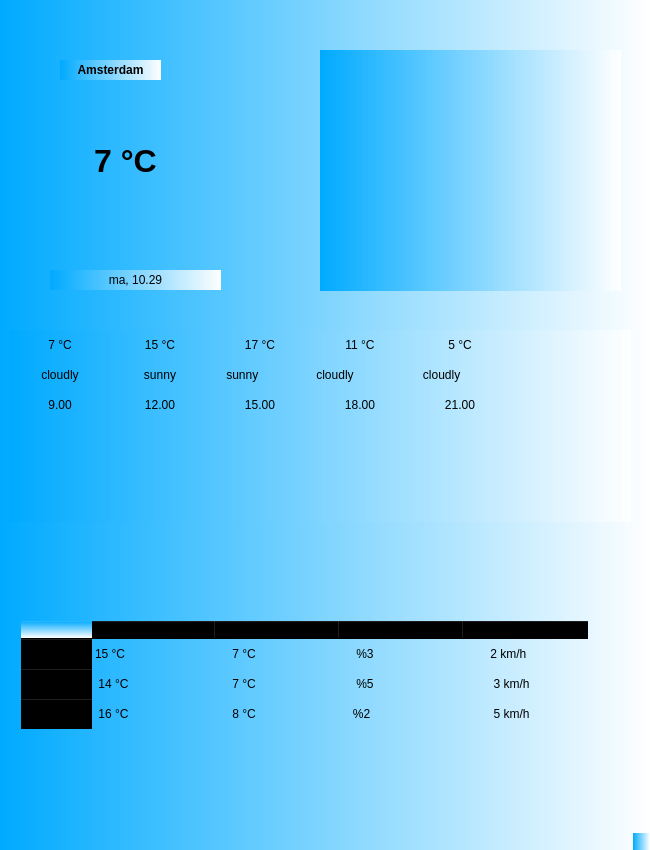
<?xml version="1.0" encoding="UTF-8"?>
<ui version="4.0">
 <class>MainWindow</class>
 <widget class="QMainWindow" name="MainWindow">
  <property name="geometry">
   <rect>
    <x>0</x>
    <y>0</y>
    <width>650</width>
    <height>850</height>
   </rect>
  </property>
  <property name="maximumSize">
   <size>
    <width>650</width>
    <height>850</height>
   </size>
  </property>
  <property name="windowTitle">
   <string>MainWindow</string>
  </property>
  <property name="styleSheet">
   <string notr="true">background-color:qlineargradient(spread:pad, x1:0, y1:0, x2:1, y2:0, stop:0 rgba(0, 170, 255, 255), stop:1 rgba(255, 255, 255, 255));</string>
  </property>
  <widget class="QWidget" name="centralwidget">
   <widget class="QTableWidget" name="tableWidget">
    <property name="geometry">
     <rect>
      <x>10</x>
      <y>330</y>
      <width>621</width>
      <height>192</height>
     </rect>
    </property>
    <property name="styleSheet">
     <string notr="true">border: 0px;</string>
    </property>
    <property name="horizontalScrollBarPolicy">
     <enum>Qt::ScrollBarAlwaysOff</enum>
    </property>
    <property name="sizeAdjustPolicy">
     <enum>QAbstractScrollArea::AdjustToContentsOnFirstShow</enum>
    </property>
    <property name="showGrid">
     <bool>false</bool>
    </property>
    <property name="rowCount">
     <number>3</number>
    </property>
    <property name="columnCount">
     <number>5</number>
    </property>
    <attribute name="horizontalHeaderVisible">
     <bool>false</bool>
    </attribute>
    <attribute name="horizontalHeaderHighlightSections">
     <bool>false</bool>
    </attribute>
    <attribute name="verticalHeaderVisible">
     <bool>false</bool>
    </attribute>
    <attribute name="verticalHeaderHighlightSections">
     <bool>false</bool>
    </attribute>
    <row/>
    <row/>
    <row/>
    <column/>
    <column/>
    <column/>
    <column/>
    <column/>
    <item row="0" column="0">
     <property name="text">
      <string>7 °C</string>
     </property>
     <property name="textAlignment">
      <set>AlignCenter</set>
     </property>
    </item>
    <item row="0" column="1">
     <property name="text">
      <string>15 °C</string>
     </property>
     <property name="textAlignment">
      <set>AlignCenter</set>
     </property>
    </item>
    <item row="0" column="2">
     <property name="text">
      <string>17 °C</string>
     </property>
     <property name="textAlignment">
      <set>AlignCenter</set>
     </property>
    </item>
    <item row="0" column="3">
     <property name="text">
      <string>11 °C</string>
     </property>
     <property name="textAlignment">
      <set>AlignCenter</set>
     </property>
    </item>
    <item row="0" column="4">
     <property name="text">
      <string>5 °C</string>
     </property>
     <property name="textAlignment">
      <set>AlignCenter</set>
     </property>
    </item>
    <item row="1" column="0">
     <property name="text">
      <string>cloudly</string>
     </property>
     <property name="textAlignment">
      <set>AlignCenter</set>
     </property>
     <property name="icon">
      <iconset>
       <normaloff>../../Downloads/pngwing.com.png</normaloff>../../Downloads/pngwing.com.png</iconset>
     </property>
    </item>
    <item row="1" column="1">
     <property name="text">
      <string>sunny</string>
     </property>
     <property name="textAlignment">
      <set>AlignCenter</set>
     </property>
     <property name="icon">
      <iconset>
       <normalon>../../Downloads/kisspng-download-cartoon-font-natural-yellow-sun-weather-5a8cd084555fc9.2840460115191778603497.png</normalon>
      </iconset>
     </property>
    </item>
    <item row="1" column="2">
     <property name="text">
      <string>    sunny</string>
     </property>
     <property name="icon">
      <iconset>
       <normalon>../../Downloads/kisspng-download-cartoon-font-natural-yellow-sun-weather-5a8cd084555fc9.2840460115191778603497.png</normalon>
      </iconset>
     </property>
    </item>
    <item row="1" column="3">
     <property name="text">
      <string> cloudly</string>
     </property>
     <property name="icon">
      <iconset>
       <normalon>../../Downloads/pngwing.com.png</normalon>
      </iconset>
     </property>
    </item>
    <item row="1" column="4">
     <property name="text">
      <string>   cloudly</string>
     </property>
     <property name="icon">
      <iconset>
       <normalon>../../Downloads/cloud-github-cloud-computing-multicloud-readme-google-cloud-platform-amazon-web-services-rackspace-png-clipart.jpg</normalon>
      </iconset>
     </property>
    </item>
    <item row="2" column="0">
     <property name="text">
      <string>9.00</string>
     </property>
     <property name="textAlignment">
      <set>AlignCenter</set>
     </property>
    </item>
    <item row="2" column="1">
     <property name="text">
      <string>12.00</string>
     </property>
     <property name="textAlignment">
      <set>AlignCenter</set>
     </property>
    </item>
    <item row="2" column="2">
     <property name="text">
      <string>15.00</string>
     </property>
     <property name="textAlignment">
      <set>AlignCenter</set>
     </property>
    </item>
    <item row="2" column="3">
     <property name="text">
      <string>18.00</string>
     </property>
     <property name="textAlignment">
      <set>AlignCenter</set>
     </property>
    </item>
    <item row="2" column="4">
     <property name="text">
      <string>21.00</string>
     </property>
     <property name="textAlignment">
      <set>AlignCenter</set>
     </property>
    </item>
   </widget>
   <widget class="QTableWidget" name="tableWidget_2">
    <property name="geometry">
     <rect>
      <x>20</x>
      <y>620</y>
      <width>601</width>
      <height>151</height>
     </rect>
    </property>
    <property name="styleSheet">
     <string notr="true">
background-color: transparent</string>
    </property>
    <property name="showGrid">
     <bool>false</bool>
    </property>
    <property name="rowCount">
     <number>3</number>
    </property>
    <property name="columnCount">
     <number>4</number>
    </property>
    <attribute name="horizontalHeaderVisible">
     <bool>true</bool>
    </attribute>
    <attribute name="horizontalHeaderDefaultSectionSize">
     <number>124</number>
    </attribute>
    <attribute name="horizontalHeaderHighlightSections">
     <bool>false</bool>
    </attribute>
    <attribute name="verticalHeaderVisible">
     <bool>true</bool>
    </attribute>
    <attribute name="verticalHeaderHighlightSections">
     <bool>false</bool>
    </attribute>
    <row>
     <property name="text">
      <string>Today</string>
     </property>
    </row>
    <row>
     <property name="text">
      <string>Tomorrow</string>
     </property>
    </row>
    <row>
     <property name="text">
      <string>Wednesday</string>
     </property>
    </row>
    <column>
     <property name="text">
      <string>Day</string>
     </property>
     <property name="background">
      <color>
       <red>170</red>
       <green>170</green>
       <blue>127</blue>
      </color>
     </property>
    </column>
    <column>
     <property name="text">
      <string>Night</string>
     </property>
    </column>
    <column>
     <property name="text">
      <string>Humudity</string>
     </property>
    </column>
    <column>
     <property name="text">
      <string>Wind</string>
     </property>
    </column>
    <item row="0" column="0">
     <property name="text">
      <string>15 °C</string>
     </property>
     <property name="icon">
      <iconset>
       <normalon>../../Downloads/kisspng-download-cartoon-font-natural-yellow-sun-weather-5a8cd084555fc9.2840460115191778603497.png</normalon>
      </iconset>
     </property>
    </item>
    <item row="0" column="1">
     <property name="text">
      <string>    7 °C</string>
     </property>
     <property name="icon">
      <iconset>
       <normalon>../../Downloads/cloud-github-cloud-computing-multicloud-readme-google-cloud-platform-amazon-web-services-rackspace-png-clipart.jpg</normalon>
      </iconset>
     </property>
    </item>
    <item row="0" column="2">
     <property name="text">
      <string>    %3</string>
     </property>
     <property name="icon">
      <iconset>
       <normalon>../../Downloads/png-transparent-drop-water-computer-icons-symbol-water-blue-drop-logo.png</normalon>
      </iconset>
     </property>
    </item>
    <item row="0" column="3">
     <property name="text">
      <string>       2 km/h</string>
     </property>
     <property name="icon">
      <iconset>
       <normalon>../../Downloads/kisspng-wind-computer-icons-symbol-weather-forecasting-wea-5b00db754435f5.9986446215267828372794.jpg</normalon>
      </iconset>
     </property>
    </item>
    <item row="1" column="0">
     <property name="text">
      <string> 14 °C</string>
     </property>
     <property name="icon">
      <iconset>
       <normalon>../../Downloads/kisspng-download-cartoon-font-natural-yellow-sun-weather-5a8cd084555fc9.2840460115191778603497.png</normalon>
      </iconset>
     </property>
    </item>
    <item row="1" column="1">
     <property name="text">
      <string>    7 °C</string>
     </property>
     <property name="icon">
      <iconset>
       <normalon>../../Downloads/cloud-github-cloud-computing-multicloud-readme-google-cloud-platform-amazon-web-services-rackspace-png-clipart.jpg</normalon>
      </iconset>
     </property>
    </item>
    <item row="1" column="2">
     <property name="text">
      <string>    %5</string>
     </property>
     <property name="icon">
      <iconset>
       <normalon>../../Downloads/png-transparent-drop-water-computer-icons-symbol-water-blue-drop-logo.png</normalon>
      </iconset>
     </property>
    </item>
    <item row="1" column="3">
     <property name="text">
      <string>        3 km/h</string>
     </property>
     <property name="icon">
      <iconset>
       <normalon>../../Downloads/kisspng-wind-computer-icons-symbol-weather-forecasting-wea-5b00db754435f5.9986446215267828372794.jpg</normalon>
      </iconset>
     </property>
    </item>
    <item row="2" column="0">
     <property name="text">
      <string> 16 °C</string>
     </property>
     <property name="icon">
      <iconset>
       <normalon>../../Downloads/kisspng-download-cartoon-font-natural-yellow-sun-weather-5a8cd084555fc9.2840460115191778603497.png</normalon>
      </iconset>
     </property>
    </item>
    <item row="2" column="1">
     <property name="text">
      <string>    8 °C</string>
     </property>
     <property name="icon">
      <iconset>
       <normalon>../../Downloads/cloud-github-cloud-computing-multicloud-readme-google-cloud-platform-amazon-web-services-rackspace-png-clipart.jpg</normalon>
      </iconset>
     </property>
    </item>
    <item row="2" column="2">
     <property name="text">
      <string>   %2</string>
     </property>
     <property name="icon">
      <iconset>
       <normalon>../../Downloads/png-transparent-drop-water-computer-icons-symbol-water-blue-drop-logo.png</normalon>
      </iconset>
     </property>
    </item>
    <item row="2" column="3">
     <property name="text">
      <string>        5 km/h</string>
     </property>
     <property name="icon">
      <iconset>
       <normalon>../../Downloads/kisspng-wind-computer-icons-symbol-weather-forecasting-wea-5b00db754435f5.9986446215267828372794.jpg</normalon>
      </iconset>
     </property>
    </item>
   </widget>
   <widget class="QLabel" name="label_3">
    <property name="geometry">
     <rect>
      <x>320</x>
      <y>50</y>
      <width>301</width>
      <height>241</height>
     </rect>
    </property>
    <property name="text">
     <string/>
    </property>
    <property name="pixmap">
     <pixmap>../../Downloads/pngwing.com.png</pixmap>
    </property>
    <property name="alignment">
     <set>Qt::AlignCenter</set>
    </property>
   </widget>
   <widget class="QLabel" name="label_2">
    <property name="geometry">
     <rect>
      <x>70</x>
      <y>120</y>
      <width>111</width>
      <height>81</height>
     </rect>
    </property>
    <property name="font">
     <font>
      <pointsize>24</pointsize>
      <weight>75</weight>
      <bold>true</bold>
     </font>
    </property>
    <property name="styleSheet">
     <string notr="true">background-color: transparent;</string>
    </property>
    <property name="text">
     <string>7 °C</string>
    </property>
    <property name="alignment">
     <set>Qt::AlignCenter</set>
    </property>
   </widget>
   <widget class="QLabel" name="label_8">
    <property name="geometry">
     <rect>
      <x>60</x>
      <y>60</y>
      <width>101</width>
      <height>20</height>
     </rect>
    </property>
    <property name="font">
     <font>
      <weight>75</weight>
      <bold>true</bold>
     </font>
    </property>
    <property name="text">
     <string>Amsterdam</string>
    </property>
    <property name="alignment">
     <set>Qt::AlignCenter</set>
    </property>
   </widget>
   <widget class="QLabel" name="label_7">
    <property name="geometry">
     <rect>
      <x>50</x>
      <y>270</y>
      <width>171</width>
      <height>20</height>
     </rect>
    </property>
    <property name="text">
     <string>ma, 10.29</string>
    </property>
    <property name="alignment">
     <set>Qt::AlignCenter</set>
    </property>
   </widget>
  </widget>
  <widget class="QMenuBar" name="menubar">
   <property name="geometry">
    <rect>
     <x>0</x>
     <y>0</y>
     <width>650</width>
     <height>26</height>
    </rect>
   </property>
  </widget>
  <widget class="QStatusBar" name="statusbar"/>
 </widget>
 <resources/>
 <connections/>
</ui>
